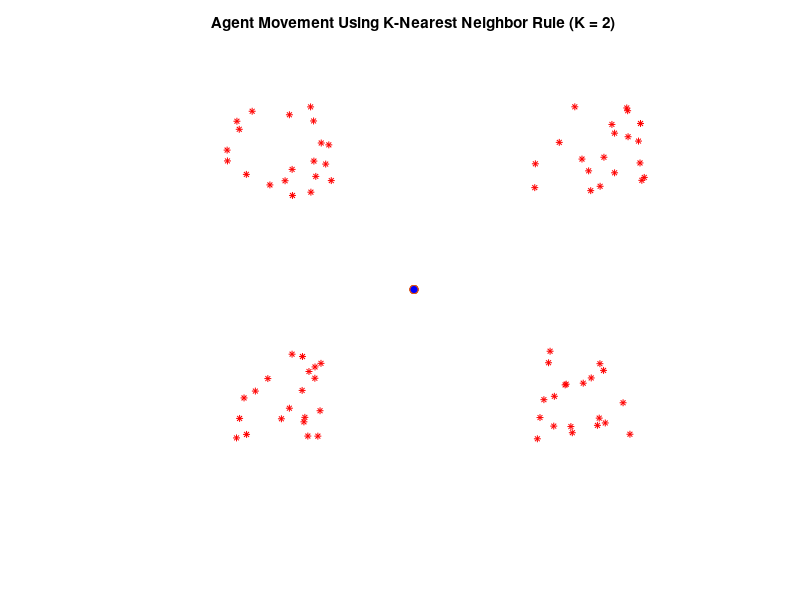

The MATLAB source for this figure: (Note: this script raises an error after producing the figure.)
close all
clear
clc


% video writer
filename = 'outputs/animations/k-nearest-neighbors.gif';
if ~exist('outputs/animations', 'dir')
	mkdir('outputs/animations');
end


%initialization
%	data
X( 1:20, :) = (1.5 * rand(20,2)+[ 2  2])-[0.5 0.5];
X(21:40, :) = (1.5 * rand(20,2)+[ 2 -2])-[0.5 0.5];
X(41:60, :) = (1.5 * rand(20,2)+[-2  2])-[0.5 0.5];
X(61:80, :) = (1.5 * rand(20,2)+[-2 -2])-[0.5 0.5];

%initialization
%	neurons
num_neurons = 5;
W = zeros(num_neurons, 2); %(rand(num_neurons,2)-0.5);
WOld = W;

%initialization
%	parameters
alpha = 1e-2;
epsilon = 1e-5;
cntr = 0;
delta_w = 2;
K = 2;
next_increase = 500;
delay = 0.1;

%visualization
f1 = figure;
hold on
px = plot(X(:, 1), X(:, 2), '*', 'MarkerSize',5, 'Color', 'r');
axis([-4 4 -4 4])
pw = plot(W(:, 1), W(:, 2), 'o', 'MarkerSize',6, 'MarkerFaceColor', 'b');
title(sprintf('Agent Movement Using K-Nearest Neighbor Rule (K = %d)', K))
axis off
drawnow;
pause(1);


%simulation
% one epochs
while (cntr < 1500)
	cntr = cntr + 1;
	i = randi(size(X,1));
	delta = W - X(i,:);
	dist = sum(delta .* delta , 2);
	[~, nidx] = mink(dist, K);
	[~, midx] = min (dist);
	W(nidx, :) = W(nidx, :) + (alpha/2) * (X(i,:) - W(nidx, :));
	W(midx, :) = W(midx, :) + (alpha/2) * (X(i,:) - W(midx, :));
	if (mod(cntr, 5) == 1)
		pw.XData = W(:, 1);
		pw.YData = W(:, 2);
		title(sprintf('Agent Movement Using K-Nearest Neighbor Rule (K = %d)', K))
		% plotting the trajectory
		for i=1:num_neurons
			plot([WOld(i, 1), W(i, 1)], [WOld(i, 2), W(i, 2)])
		end
		drawnow;
		WOld = W;
		
		% generating the .gif file
		frame = getframe(gcf);
		img = frame2im(frame);
		[A,map] = rgb2ind(img,256);
		delay = delay * 0.95;
		if delay < 0.03
			delay = 0.03;
		end
		if cntr == 1
			imwrite(A,map,filename,...
				'gif','LoopCount',Inf,...
				'DelayTime',delay);
		else
    	    imwrite(A,map,filename,...
    	        'gif','WriteMode','append',...
    	        'DelayTime',delay);
		end
	end
	if(cntr == next_increase)
		K = K - 1;
		next_increase = next_increase * 2;
		if K <= 1
			K = 1;
			next_increase = 0;
		end
		% disp(K)
	end
	alpha = alpha * 1;
end
disp("simultion is Done after " + cntr + " episodes");
disp("The result saved at """ + filename + """");
